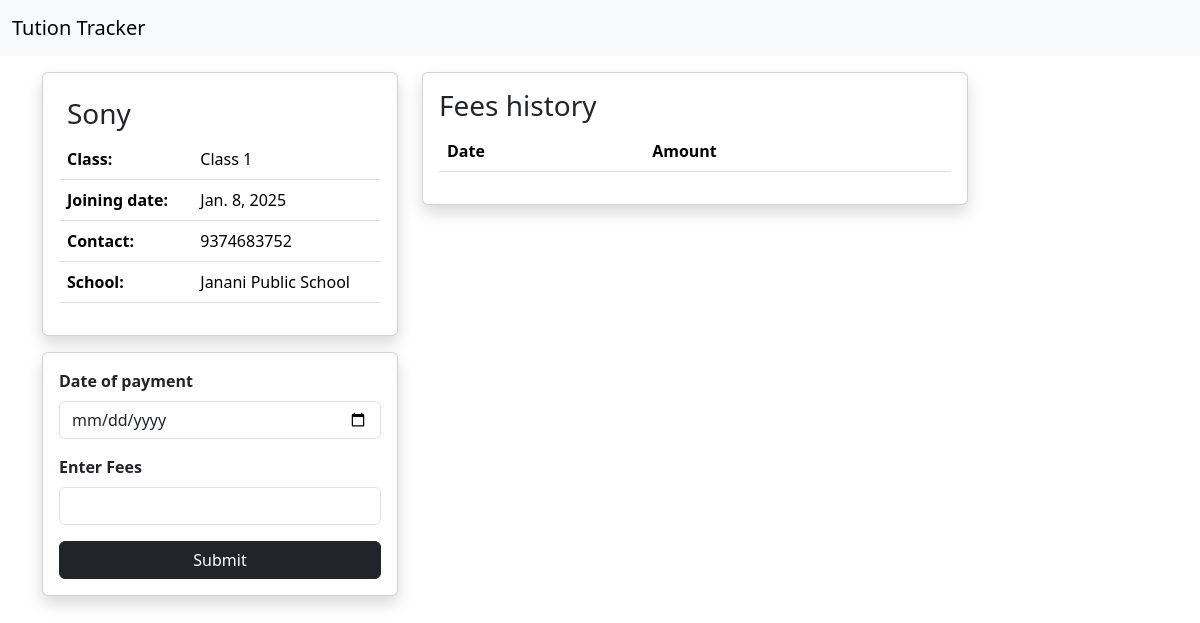
/student/9 (signed in), run on the app's committed database.
### main/models.py (models this page shows, shortened)
class Student(models.Model):
    name = models.CharField("Student's Name", max_length=255)
    class_name = models.ForeignKey(Class, on_delete=models.CASCADE)
    joining_date  = models.DateField("Date of Joining")
    contact_no = models.CharField("Parent's Contact No",max_length=10)
    school = models.ForeignKey(School,on_delete=models.CASCADE)

class Class(models.Model):
    name = models.CharField("Student Class", max_length=20, unique=True)
    def __str__(self):
        return self.name
    class Meta:
        verbose_name_plural = 'Classes'

class School(models.Model):
    name = models.CharField("School Name", max_length=40)
    def __str__(self):
        return self.name

### main/views.py (the view, shortened to what this page needs)
# urls.py: path('student/<int:id>', views.student_detail, name='student_detail'),
@login_required
def student_detail(request, id):
    student = Student.objects.get(id = id)
    return render(request,'main/student_detail.html', {
        "student": student
    })

### main/templates/main/student_detail.html (shortened to what this page needs)
{% extends 'base.html' %}
{% block content %}
<div class="container">
 	<div class="row mt-3">
    	<div class="col-md-4">
			<div class="card shadow">
            	<div class="card-body">
					<div class="m-2 h3">
						{{ student.name }}
					</div>
					<table class="table">
						<tr>
							<td class="fw-bold">Class: </td>
							<td>{{ student.class_name }}</td>
						</tr>
						<tr>
							<td class="fw-bold">Joining date: </td>
							<td>{{ student.joining_date }}</td>
						</tr>
						<tr>
							<td class="fw-bold">Contact:</td>
							<td>{{ student.contact_no }}</td>
						</tr>
						<tr>
							<td class="fw-bold">School:</td>
							<td>{{ student.school }}</td>
						</tr>
					</table>
				</div>
          	</div>
			<div class="card shadow my-3">
                <div class="card-body">
					<form method="POST">
						<div class="mb-3">
							<label for="payment_date" class="form-label"><strong>Date of payment</strong></label>
							<input type="date" id="payment_date" name="payment_date" class="form-control" required>
						</div>
						<div class="mb-3">
							<label for="fees" class="form-label"><strong>Enter Fees</strong></label>
							<input type="number" id="fees" name="amount" class="form-control" required>
						</div>
						<div class="text-center">
							<button type="submit" class="btn btn-dark w-100">Submit</button>
						</div>
					</form>
				</div>
            </div>
		</div>
    	<div class="col-md-6">
      		<div class="card shadow">
				<div class="card-body">
					<h3>Fees history</h3>
					<table class="table">
						<tr>
							<th>Date</th>
							<th>Amount</th>
						</tr>
					</table>
				</div>
			</div>
   		</div>
  	</div>
</div>
{% endblock content %}

### data on the page
Student: name "Sony", class_name "Class 1", joining_date "Jan. 8, 2025", contact_no "9374683752", school "Janani Public School"
